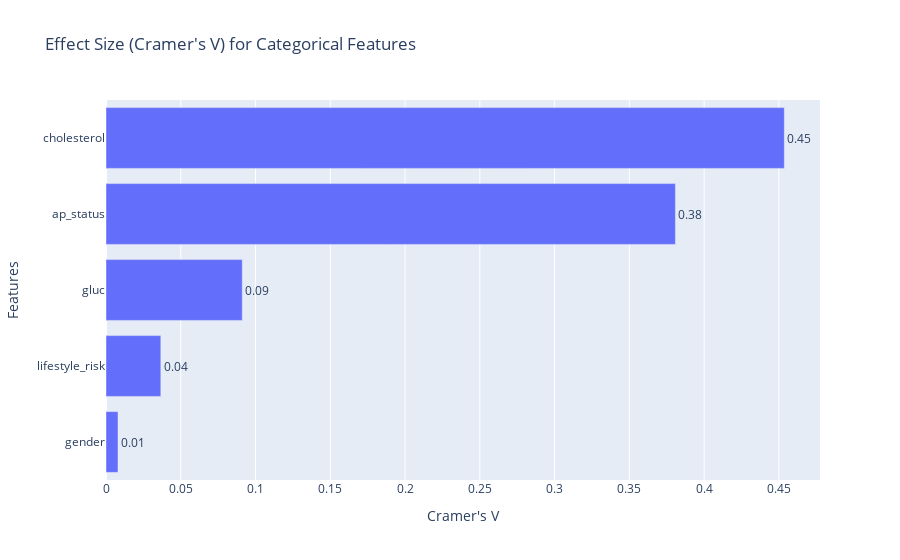

Notebook cell for this chart:
### Markdown cell above
# Cramer's V Ranges [Here](https://www.statology.org/interpret-cramers-v/):
![image.png](attachment:image.png)

### Code cell
effect_thresholds = {
    1: {"small": 0.10, "medium": 0.30, "large": 0.50},
    2: {"small": 0.07, "medium": 0.21, "large": 0.35},
    3: {"small": 0.06, "medium": 0.17, "large": 0.29},
    4: {"small": 0.05, "medium": 0.15, "large": 0.25},
    5: {"small": 0.04, "medium": 0.13, "large": 0.22},
}

cols = ['cholesterol','gluc','gender','lifestyle_risk','ap_status']
dict2= {}

for col in cols:
    contingency_table = pd.crosstab(df[f'{col}'], df['cardio'])
    print(f'Column: {col}')
    chi2, p, dof, expected = chi2_contingency(contingency_table)
    print(f"P-value: {p}")
    print(f"Chi-square statistic: {chi2}")
    print(f"Degrees of freedom: {dof}")
    
    n = contingency_table.sum().sum()
    k = min(contingency_table.shape)
    cramers_v = np.sqrt(chi2 / (n * (k - 1)))
    print(f"Cramer's V: {cramers_v}")
    dict2[col] = cramers_v
    
    thresholds = effect_thresholds.get(dof)

    if p > 0.001:
        print('No effect')
    elif cramers_v < thresholds["small"]:
        print("Very weak or no effect")
    elif cramers_v < thresholds["medium"]:
        print("Small effect")
    elif cramers_v < thresholds["large"]:
        print("Medium effect")
    else:
        print("Large effect")
    print('\n')

sorted_dict2 = dict(sorted(dict2.items(), key=lambda item: item[1], reverse=True))

fig = px.bar(
    x=list(sorted_dict2.values())[::-1],
    y=list(sorted_dict2.keys())[::-1], 
    orientation='h',
    text=list(sorted_dict2.values())[::-1],
    title="Effect Size (Cramer's V) for Categorical Features"
)

fig.update_traces(texttemplate='%{text:.2f}', textposition='outside')
fig.update_layout(xaxis_title="Cramer's V", yaxis_title="Features")
fig.show()

### Figure 1 — Plotly figure (JSON) as saved in the notebook; plotly's stock layout.template omitted (floating-point values rounded to 4 significant figures)
{"data": [{"hovertemplate": "x=%{x}<br>y=%{y}<br>text=%{text}<extra></extra>", "legendgroup": "", "marker": {"color": "#636efa", "pattern": {"shape": ""}}, "name": "", "orientation": "h", "showlegend": false, "text": [0.008025, 0.03666, 0.09112, 0.3808, 0.4536], "textposition": "outside", "texttemplate": "%{text:.2f}", "type": "bar", "x": [0.008025, 0.03666, 0.09112, 0.3808, 0.4536], "xaxis": "x", "y": ["gender", "lifestyle_risk", "gluc", "ap_status", "cholesterol"], "yaxis": "y"}], "layout": {"barmode": "relative", "legend": {"tracegroupgap": 0}, "title": {"text": "Effect Size (Cramer's V) for Categorical Features"}, "xaxis": {"anchor": "y", "domain": [0, 1], "title": {"text": "Cramer's V"}}, "yaxis": {"anchor": "x", "domain": [0, 1], "title": {"text": "Features"}}}}
